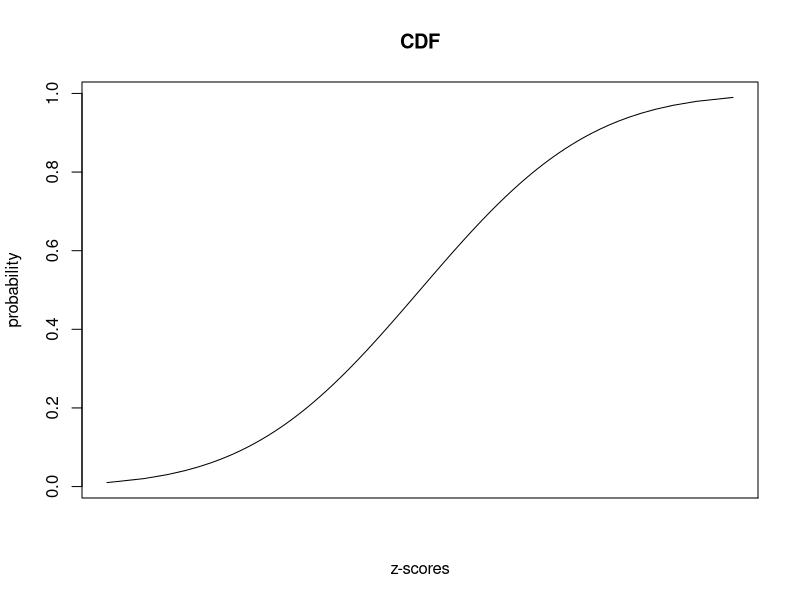

Source code (R):
## ---- chunk 1
uu<-seq(0,1,length=100)
uu<-uu[c(-1,-100)]
z_score<-qnorm(uu) 
pvalues<-pnorm(z_score) 
plot(z_score,pvalues,type="l",
     xlab= "z-scores",
     ylab="probability",
     xaxt="n",
     main="CDF")
      
axis(1, at=which(round(pvalues,2) == 0.2),labels=round(qnorm(0.2), 2))



## ---- chunk 2
uu<-seq(0,1,length=10)


z_scores <- qnorm(uu) 
z_scores[3]<-NA 

which(z_scores==Inf) 
which(z_scores==-Inf) 

which(z_scores==NA) 
NA==NA 
NA==0 
NA==Inf 
NA=="dd" 
is.na(z_scores) 
cl<-z_scores [which(!is.na(z_scores))] 

c2<-z_scores[!is.na(z_scores)]



## ---- chunk 3
right<-pnorm(2)
left<-pnorm(-2)
right-left 

## ---- chunk 4
percentbysd<-function (sd){
right<-pnorm(sd)
left<-pnorm(-sd)
return(right-left)
}
percentbysd(1)

## ---- chunk 5
myfilter<-function(x) {
   le2<- x[x<=0.2] 
   xx<-le2[le2>=-0.2] 
   return(xx)
   } 
x<-rnorm(10) 
myfilter(x)

## ---- chunk 6
x<-rpois(30,2)

getevent<-function(v){
  return(v[v%%2==0])
}
x
getevent(x)

